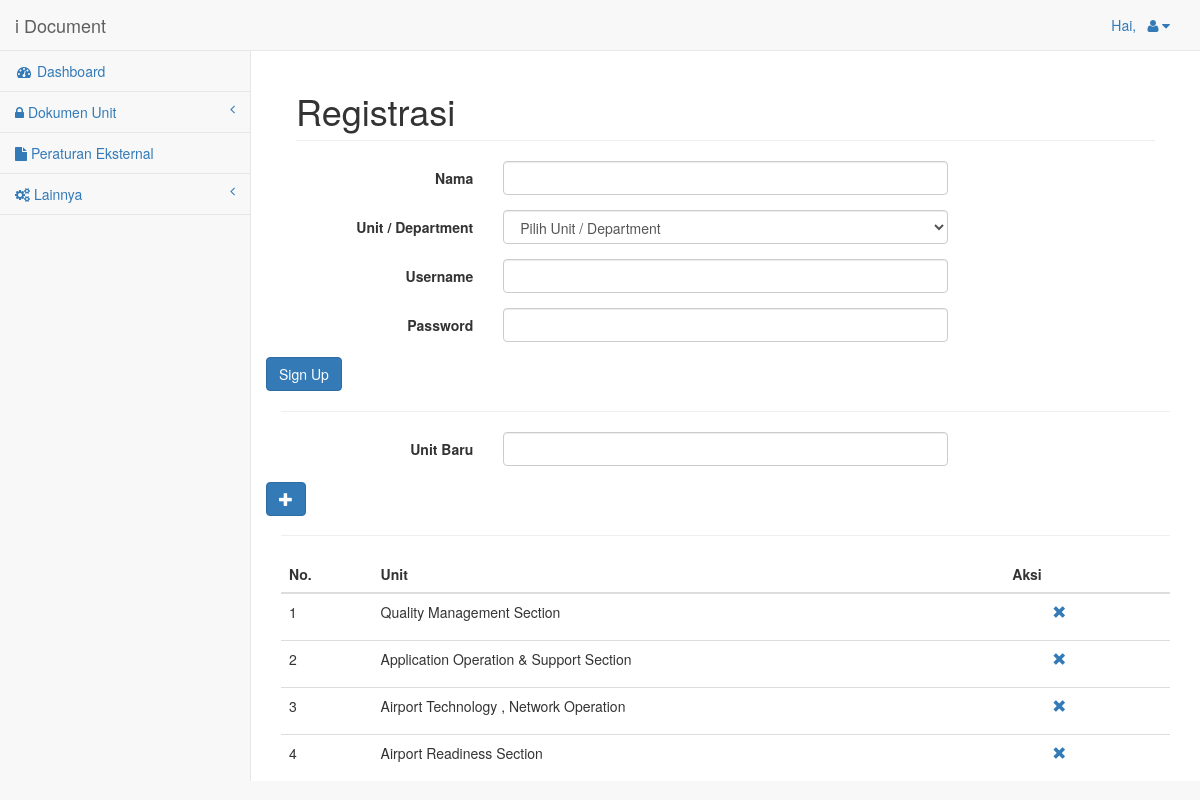
Page /admin/formRegistrasi on the earlier database version.
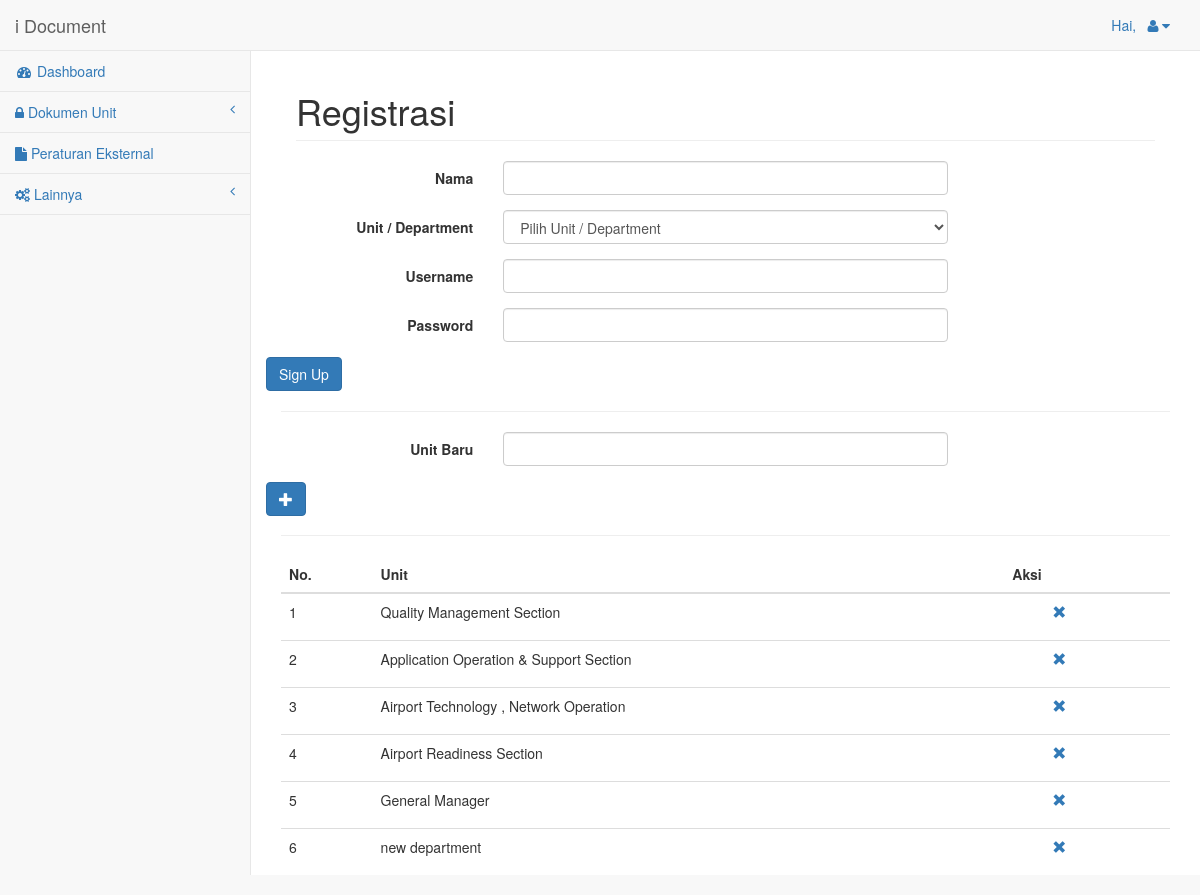
Same page on the later database version.
### tables this page shows
CREATE TABLE `unit` (
  `id_unit` int(3) NOT NULL AUTO_INCREMENT,
  `unit` varchar(100) DEFAULT NULL,
  PRIMARY KEY (`id_unit`)
);

### application/controllers/Admin.php (called while the page is built, shortened)
<?php
class Admin extends CI_Controller{
	public function __construct(){
	$this->load->model('model_peraturan');
	$this->load->model('model_login');
	$this->load->model('model_dokumen_baru');
	$this->load->model('model_catatan_mutu');
	$this->load->helper('url');
	$this->load->library('form_validation');
	$this->load->library('session');
	}
	public function formRegistrasi(){
		$data['title']='New User';
		$data['unit']=$this->model_login->get_unit();
		$this->load->view('admin/header',$data);
		$this->load->view('admin/formRegistrasi',$data);
	}
}

### index.php (called while the page is built, shortened)
<?php
require_once BASEPATH.'core/CodeIgniter.php';

### application/models/model_login.php (called while the page is built, shortened)
<?php if ( ! defined('BASEPATH')) exit('No direct script access allowed');
class model_login extends CI_Model{
  function get_unit(){
  	$query=$this->db->query('
  		SELECT *
  		FROM unit
  		');
  		return $query->result_array();
  }
}

### application/views/admin/formRegistrasi.php (the view, shortened to what this page needs)
<div id="page-wrapper">
   	<div class="col-lg-12">
        <h1 class="page-header">Registrasi</h1>
    </div>
        <div class="row">
             <form class="form-horizontal" action="<?php echo base_url('admin/register')?>" method="post" enctype="multipart/form-data" role="form">
                <div class="form-group">
                    <label class="col-md-3 control-label" for="nama">Nama</label>
                        <div class="col-md-6">
                            <input id="nama" name="nama" type="text" class="form-control">
                        </div>
                </div>
                <div class="form-group">
                                    <label class="col-md-3 control-label" for="id_unit">Unit / Department</label>
                                    <div class="col-md-6">
                                    <select class="form-control" name="id_unit">
                                            <option value="">Pilih Unit / Department</option>
                                        </select>
                                    </div>
                                </div>
                 <div class="form-group">
                    <label class="col-md-3 control-label" for="username">Username</label>
                        <div class="col-md-6">
                            <input id="username" name="username" type="text" class="form-control">
                        </div>
                </div>
                 <div class="form-group">
                    <label class="col-md-3 control-label" for="password">Password</label>
                        <div class="col-md-6">
                            <input id="password" name="password" type="Password" class="form-control">
                        </div>
                </div>
                <button type="submit" class="btn btn-md btn-primary">Sign Up</button>
            </form>
        </div>
        <hr>
         <div class="row">
             <form class="form-horizontal" action="<?php echo base_url('admin/addUnit')?>" method="post" enctype="multipart/form-data" role="form">
                <div class="form-group">
                    <label class="col-md-3 control-label" for="unit">Unit Baru</label>
                        <div class="col-md-6">
                            <input id="unit" name="unit" type="text" class="form-control">
                        </div>
                </div>
                <button type="submit" class="btn btn-md btn-primary glyphicon glyphicon-plus"></button>
            </form>
        </div>
        <hr>
        <table width="100%" class="table">
                <thead>
                    <tr>
                        <th align="center">No.</th>
                        <th data-field="kode">Unit</th>
                        <th colspan="1">Aksi</th>
                    </tr>
                </thead>
                <tbody>
                    <?php $no=1;
                    foreach ($unit as $u) { ?>
                    <tr>
                        <td><?php echo $no++; ?></td>
                        <td><?php echo $u['unit'];?></td>
                        <td>
                            <ul style="list-style-type: none;">
                                    <li><a href="<?php echo base_url('admin/hapusUnit/'.$u['id_unit']);?>" class="glyphicon glyphicon-remove" onclick="return confirm('Anda akan menghapus unit/department ini?');"></a>
                                 </li>
                            </ul>
                        </td>
                    </tr>
                    <?php } ?>
                </tbody>
            </table>
</div>
</body>
</html>

Differences in the rows shown:
added unit: unit "General Manager"
added unit: unit "new department"
